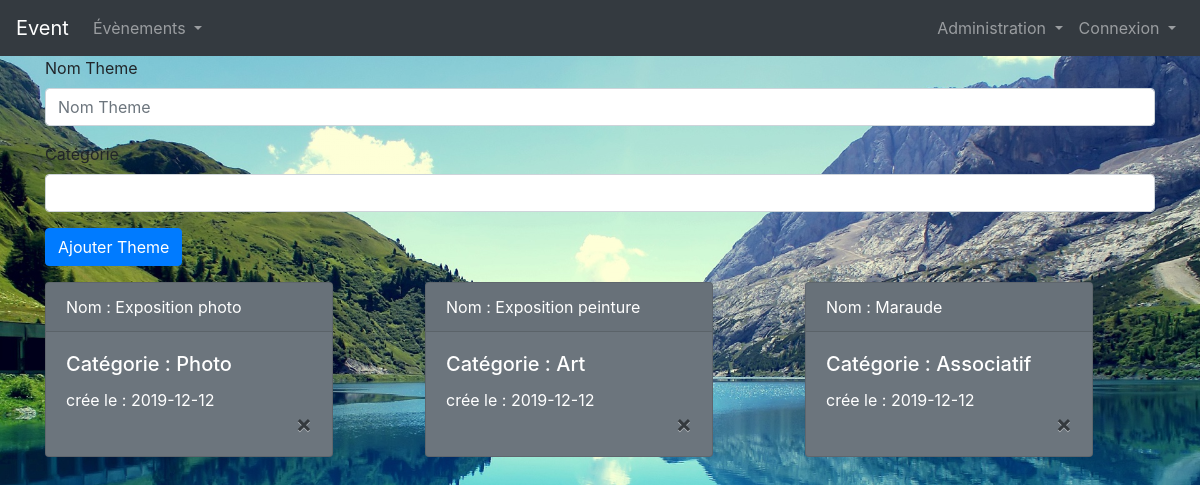
The app's page /index.php?page=createTheme (signed in) with its own data.
### tables this page shows
CREATE TABLE THEME (
  idtheme INTEGER NOT NULL AUTO_INCREMENT,
  nom VARCHAR(42),
  categorie VARCHAR(42),
  idadmin INTEGER,
  dateCRE_T_SUP_T DATE,
  CONSTRAINT PK_THEME PRIMARY KEY (idtheme)
);

### Controllers/createThemeController.php (called while the page is built, shortened)
<?php
include dirname(__DIR__) . '/Tools/connexionBdd.php';
include dirname(__DIR__) . '/Managers/themeManager.php';
$dbh->setAttribute(PDO::ATTR_ERRMODE, PDO::ERRMODE_EXCEPTION);
$themeManager = new themeManager($dbh);
$themeArray = $themeManager->selectAll();

### Managers/themeManager.php (called while the page is built, shortened)
<?php
class themeManager
{
    private $_db;
    public function setDb(PDO $db)
    {
        $this->_db = $db;
    }
    public function selectAll()
    {
        $q = $this->_db->prepare('SELECT * FROM theme');
        $q->execute();
        return $q->fetchAll();
    }
}

### Pages/createTheme.php (the view, shortened to what this page needs)
<div class="container">
    <div class="row">
        <div class="col-md-12">
            <form method="post" action="Controllers/createThemeController.php">
                <div class="form-group">
                    <label for="nomTheme">Nom Theme</label>
                    <input type="text" name="nomTheme" class="form-control" id="nomTheme" aria-describedby="Nom Theme" placeholder="Nom Theme">
                </div>
                <div class="form-group">
                    <label for="catTheme">Catégorie</label>
                    <input type="text" name="catTheme" class="form-control" id="catTheme">
                </div>
                <button type="submit" class="btn btn-primary">Ajouter Theme</button>
            </form>
        </div>
    </div>
</div>
<div class="container">
    <div class="row">
        <div class="col-md-12">
            <div class="row">
                <?php
                foreach ($themeArray as $th) {
                    echo '<div class="col-md-4">
<div class="card text-white bg-secondary mb-3" style="max-width: 18rem;">
    <div class="card-header">Nom : ' . $th[1] . '</div>
    <div class="card-body">
        <h5 class="card-title">Catégorie : ' . $th[2] . '</h5>
        <div>crée le : ' . $th[4] . '</div>
        <form method="post" action="Controllers/createThemeController.php">
            <input type="hidden" id="nomTh" name="nomTh" value="' . $th[1] . '">
            <input type="hidden" id="catTh" name="catTh" value="' . $th[2] . '">
            <input type="hidden" id="date" name="date" value="' . $th[4] . '">
            <button type="submit" class="close" aria-label="Close">
                <span aria-hidden="true">&times;</span>
            </button>
        </form>
    </div>
</div>
</div>';
                }
                ?>
            </div>
        </div>
    </div>
</div>

### Tools/header.php (style rules this page uses)
body { background-image: url("fond.jpg"); background-size: cover; }

### records on screen
theme: nom "Exposition photo", categorie "Photo", dateCRE_T_SUP_T "2019-12-12"
theme: nom "Exposition peinture", categorie "Art", dateCRE_T_SUP_T "2019-12-12"
theme: nom "Maraude", categorie "Associatif", dateCRE_T_SUP_T "2019-12-12"
